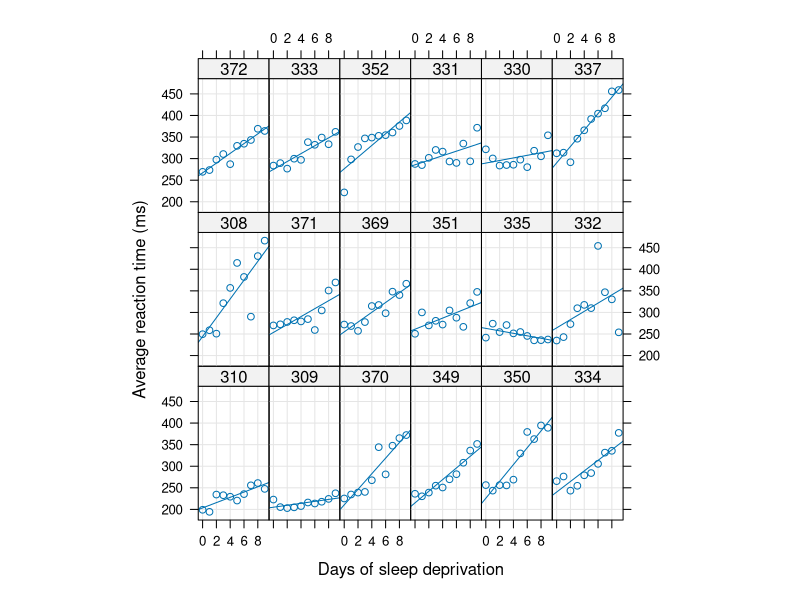
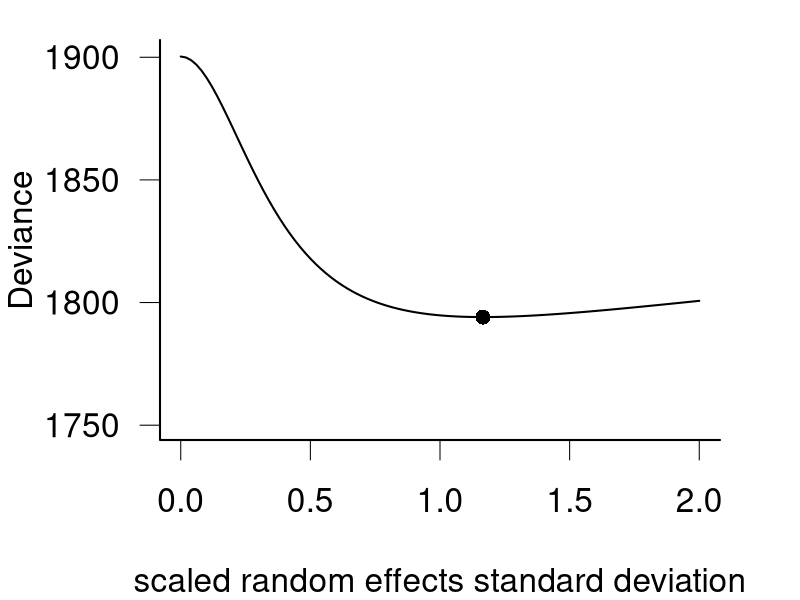
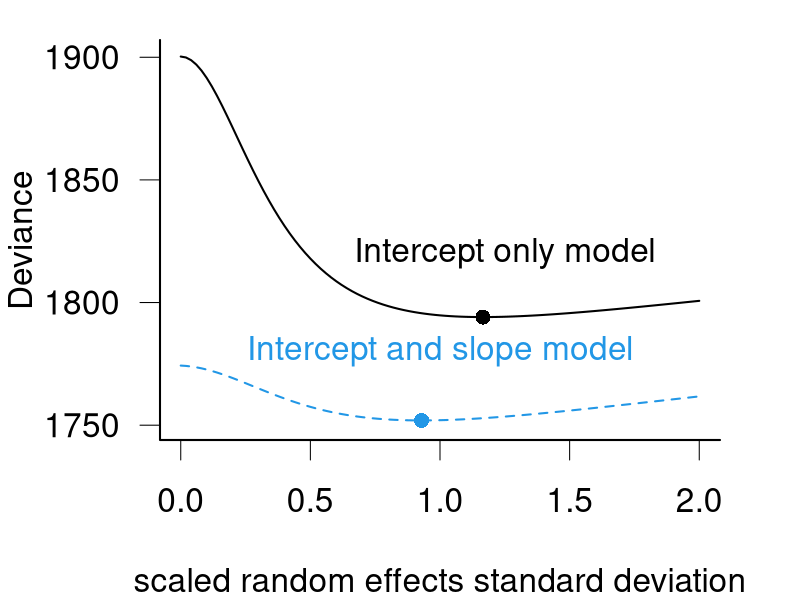
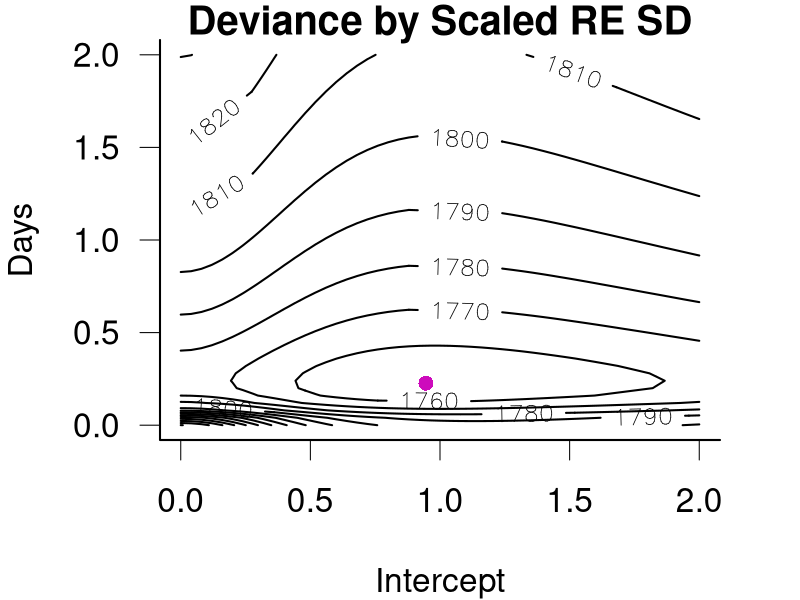
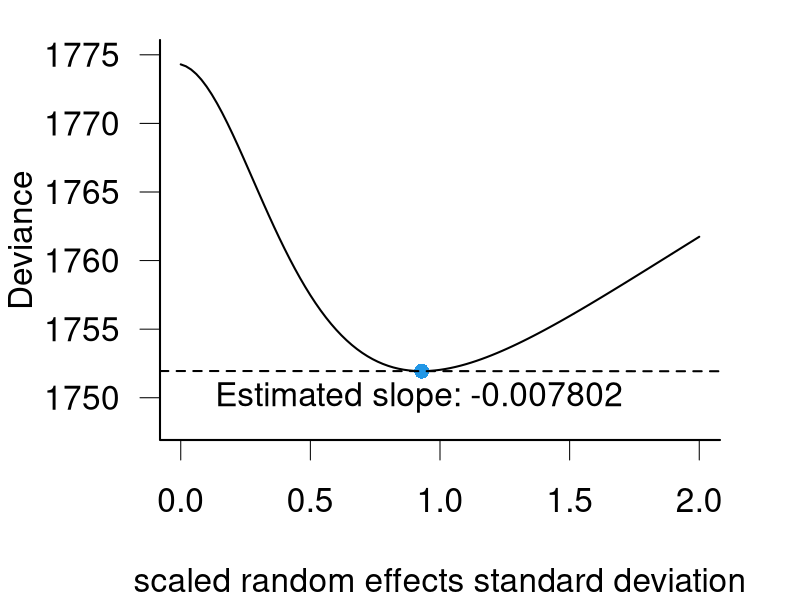
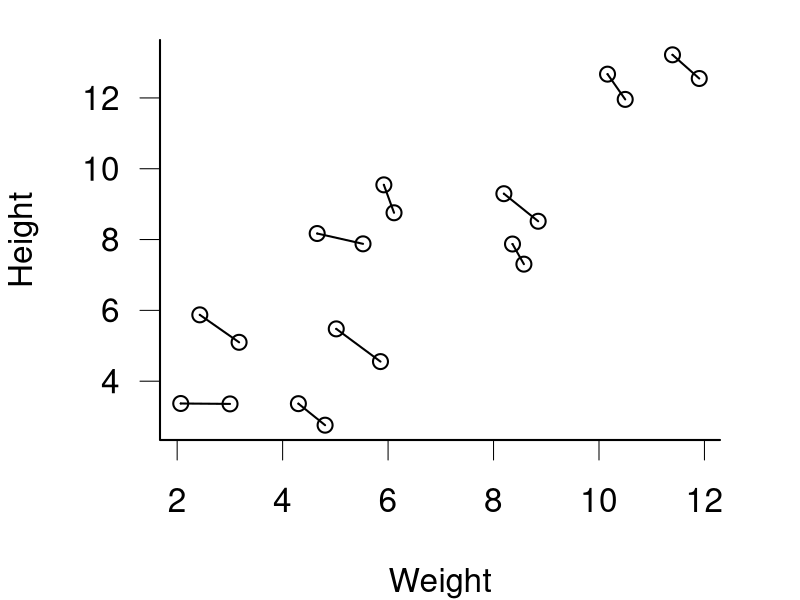
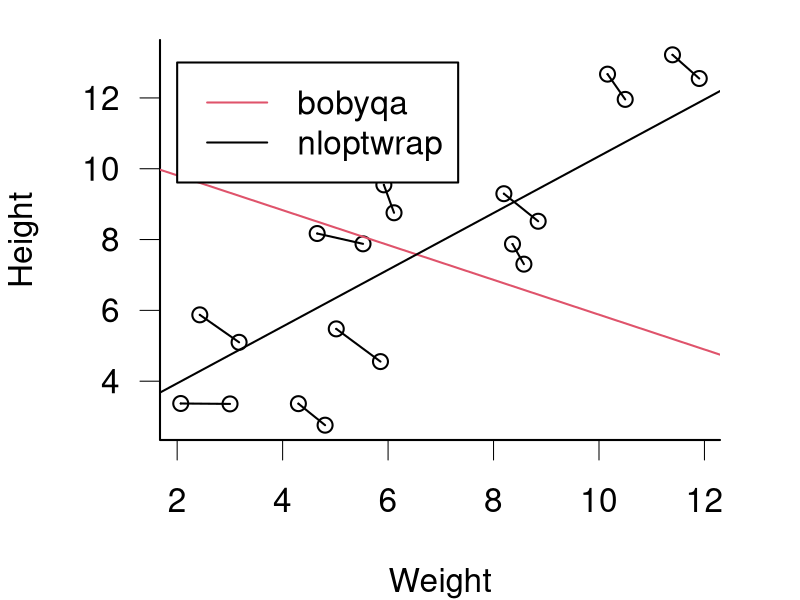
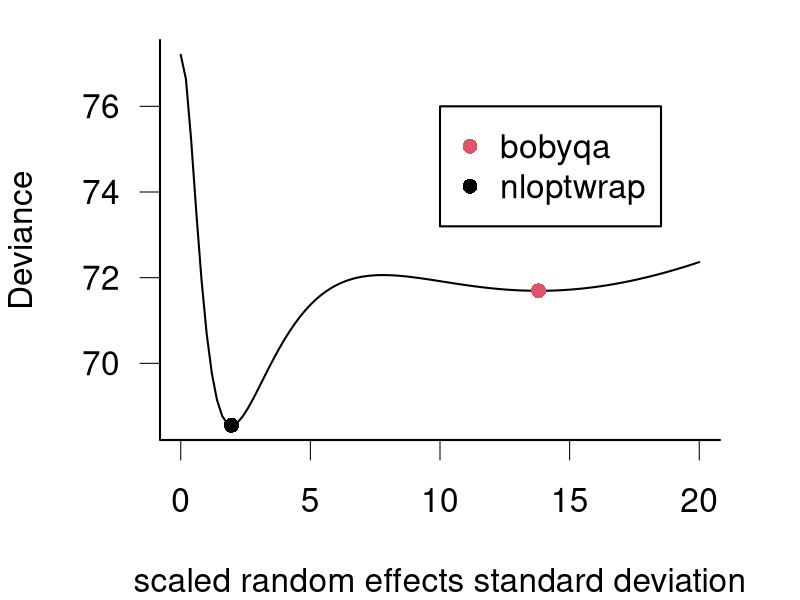

Source code (R) for these figures, in order:
## ---- chunk 1
library("lme4")
library("lattice")
xyplot(Reaction ~ Days | Subject, sleepstudy, type = c("g","p","r"),
       index = function(x,y) coef(lm(y ~ x))[1],
       xlab = "Days of sleep deprivation",
       ylab = "Average reaction time (ms)", aspect = "xy")

## ---- chunk 2

m <- lmer(Reaction ~ 1 + Days + (1|Subject), data=sleepstudy, REML=FALSE)
summary(m)
## ---- chunk 3

#| echo: false
theta <- getME(m,"theta")
print(theta)
print(VarCorr(m))

ff <- as.function(m)
tvec <- seq(0,2,length=101)
Lvec <- sapply(tvec,ff)
par(bty="l",las=1)
par(lwd=2, cex=2)
par(mar=c(4,4,1,2))
plot(tvec,Lvec,type="l",
     ylab="Deviance",
     xlab="scaled random effects standard deviation",
     ylim=c(1750,1901))
points(theta,ff(theta),pch=16,col=1)
## ---- chunk 4

m2 <- lmer(Reaction ~ 1 + Days + (1 + Days | Subject), data=sleepstudy, REML=FALSE)

anova(m, m2)
print(VarCorr(m2))
## ---- chunk 5

#| echo: false
theta2 <- getME(m2,"theta")
ff2 <- function(x) as.function(m2)(c(x,theta2[2],theta2[3]))
tvec2 <- seq(0,2,length=101)
Lvec2 <- sapply(tvec2,ff2)
par(bty="l",las=1)
par(lwd=2, cex=2)
par(mar=c(4,4,1,2))
plot(tvec,Lvec,type="l",
     ylab="Deviance",
     xlab="scaled random effects standard deviation",
     ylim=c(1750,1901))
points(theta,ff(theta),pch=16,col=1)
lines(tvec2,Lvec2,col=4,lty=2,pch=6)
points(theta2[1],as.function(m2)(theta2),pch=16,col=4)
text(1.25, 1820, "Intercept only model")
text(1.0, 1780, "Intercept and slope model", col=4)
## ---- chunk 6

m3 <- lmer(Reaction ~ 1 + Days + (1 + Days || Subject), data=sleepstudy, REML=FALSE)
summary(m3)
## ---- chunk 7

#| echo: false
theta3 <- getME(m3,"theta")
par(lwd=2, cex=2)
par(mar=c(4,4,1,2))
ff3 <- function(x,y) as.function(m3)(c(x,y))
ff3v <- Vectorize(ff3)
xx <- seq(0,2,length=51)
Lvec3 <- outer(xx, xx, ff3v)
contour(xx,xx,Lvec3, nlevels=20,xlab="Intercept",ylab="Days",main="Deviance by Scaled RE SD",labcex=1.5)
points(theta3[1],theta3[2],pch=16,col=6)
## ---- chunk 8

#| echo: false
par(lwd=2, cex=2)
par(mar=c(4,4,1,2))
plot(tvec2,Lvec2,type="l",
     ylab="Deviance",
     xlab="scaled random effects standard deviation",
     ylim=c(1748,1775))
points(theta2[1],as.function(m2)(theta2),pch=16,col=4)
arg_min <- which.min(Lvec2)
b <- ((Lvec2[arg_min+1]-Lvec2[arg_min]) + (Lvec2[arg_min]-Lvec2[arg_min-1])) / 2

a <- Lvec2[arg_min] - b * tvec2[arg_min]
abline(a=a,b=b,lty=2)
text(tvec2[arg_min],1750,label=sprintf("Estimated slope: %f", b))
## ---- chunk 9
0.1 + 0.1 + 0.1 - 0.3
## ---- chunk 10

#| echo: false

# from https://stats.stackexchange.com/questions/384528/lme-and-lmer-giving-conflicting-results/384539#384539

set.seed(21)
Height=1:10; Height=Height+runif(10,min=0,max=3) #First height measurement
Weight=1:10; Weight=Weight+runif(10,min=0,max=3) #First weight measurement

Height2=Height+runif(10,min=0,max=1) #second height measurement
Weight2=Weight-runif(10,min=0,max=1) #second weight measurement

Height=c(Height,Height2) #combine height and wight measurements
Weight=c(Weight,Weight2)

DF=data.frame(Height,Weight) #generate data frame
DF$ID=as.factor(rep(1:10,2)) #add subject ID
DF$Number=as.factor(c(rep(1,10),rep(2,10))) #difference
## ---- chunk 11

#| echo: false
par(lwd=2, cex=2)
par(mar=c(4,4,1,2))
plot(Weight,Height)
segments(Weight,Height,Weight2,Height2)
## ---- chunk 12
minqa <- lmer(Height~Weight+(1|ID),
              data=DF,
              control=lmerControl(optimizer="bobyqa"),
              REML=FALSE)
nloptwrap <- lmer(Height~Weight+(1|ID),
              data=DF,
              control=lmerControl(optimizer="nloptwrap"),
              REML=FALSE)
## ---- chunk 13

#| echo: false
par(lwd=2, cex=2)
par(mar=c(4,4,1,2))
plot(Weight,Height)
segments(Weight,Height,Weight2,Height2)
abline(fixef(minqa)[1],fixef(minqa)[2],col=2)
abline(fixef(nloptwrap)[1],fixef(nloptwrap)[2],col=1)
legend(2,13,c("bobyqa","nloptwrap"),col=c(2,1),lty=1)
## ---- chunk 14

#| echo: false
par(lwd=2, cex=2)
par(mar=c(4,4,1,2))
sd.minqa <- getME(minqa,"theta")
sd.nloptwrap <- getME(nloptwrap,"theta")

ff <- as.function(minqa)
tvec <- seq(0,20,length=101)
Lvec <- sapply(tvec,ff)
par(bty="l",las=1)
plot(tvec,Lvec,type="l",
     ylab="Deviance",
     xlab="scaled random effects standard deviation",
     lwd = 2)
#abline(v=1,lty=2)
points(sd.minqa,ff(sd.minqa),pch=16,col=2)
points(sd.nloptwrap,ff(sd.nloptwrap),pch=16,col=1)
legend(10,76,c("bobyqa","nloptwrap"),col=c(2,1),pch=16)
## ---- chunk 15

#| echo: false

library("nlme")
set.seed(21)
Weight=1:10; Weight=Weight+runif(10,min=0,max=3) #First weight measurement
Weight = c(Weight, Weight)# + runif(10,min=-1e-5,max=1e-5))
Height = 0.8017481 * Weight + 2.33605 + rnorm(20,mean=0,sd=1)

DFsing=data.frame(Height,Weight) #generate data frame
DFsing$ID=as.factor(rep(1:10,2)) #add subject ID
DFsing$Number=as.factor(c(rep(1,10),rep(2,10))) #difference

msingular = lmer(Height~Weight+(1|ID),data=DFsing,
                 REML=FALSE,
                 control=lmerControl(optimizer="nloptwrap",
                                     calc.derivs = FALSE))
summary(msingular)

msinglme=lme(Height~Weight,random=~1|ID,data=DFsing, method="ML")
ff <- as.function(msingular)

tvec <- seq(0,5,length=101)
Lvec <- sapply(tvec,ff)
par(bty="l",las=1)
sdsing <- getME(msingular,"theta")
sdsinglme <- sqrt(getVarCov(msinglme)[[1]])/sigma(msinglme)
## ---- chunk 16

#| echo: false
par(lwd=2, cex=2)
par(mar=c(4,4,1,2))
plot(tvec,Lvec,type="l",
     ylab="deviance",
     xlab="scaled random effects standard deviation")
points(sdsinglme,ff(sdsing),pch=16,col=4)
points(sdsing,ff(sdsing),pch=16,col=2)
text(3,60,label=sprintf("nlme: %f\nlme4: %f", sdsinglme,sdsing))
## ---- chunk 17
summary(rePCA(m2))
